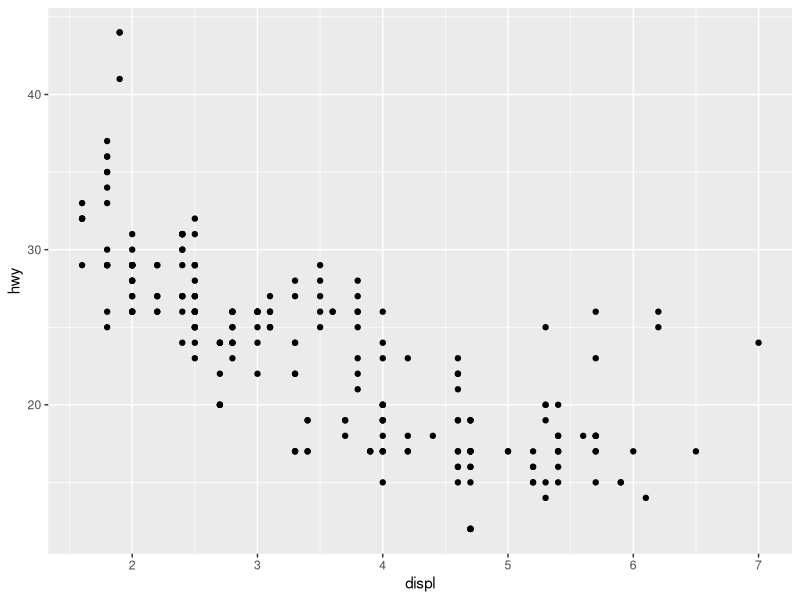
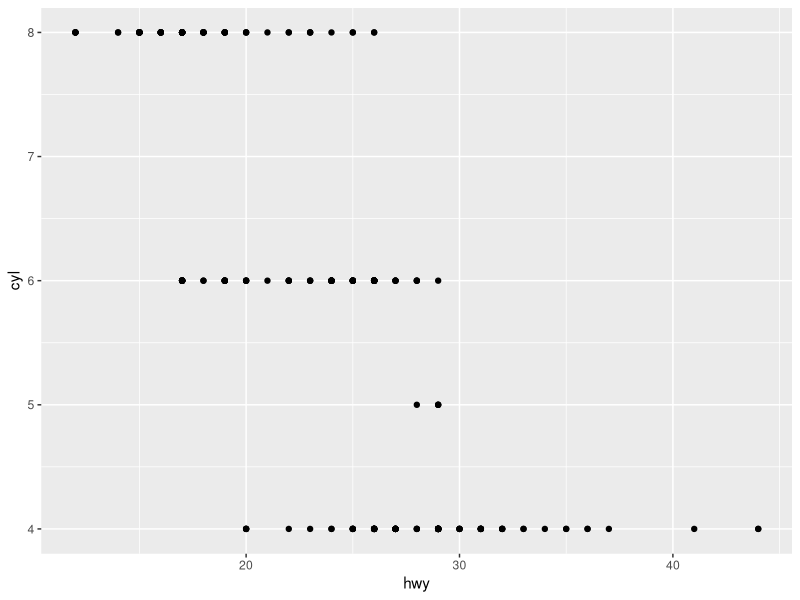
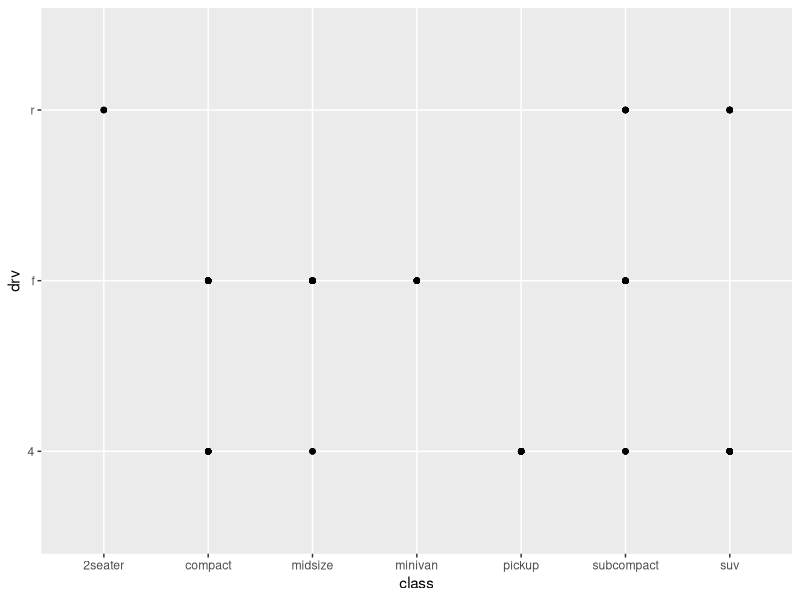
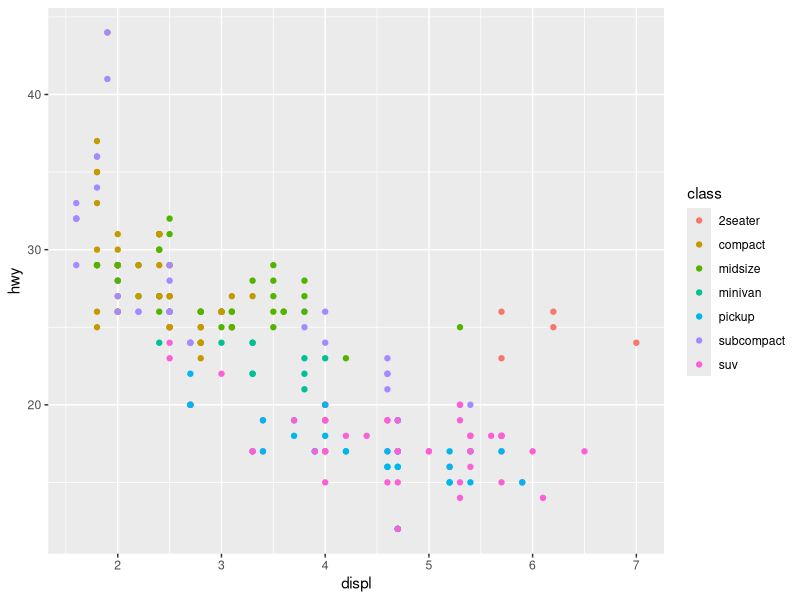
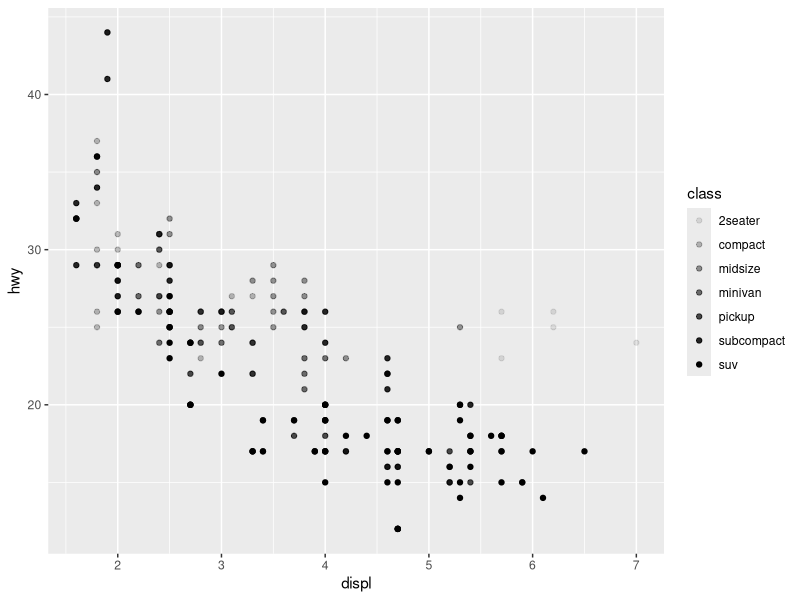
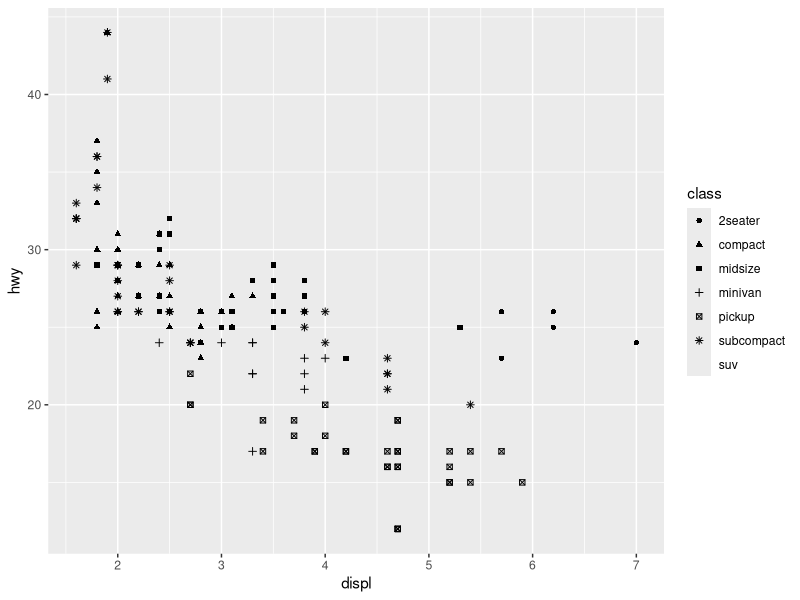
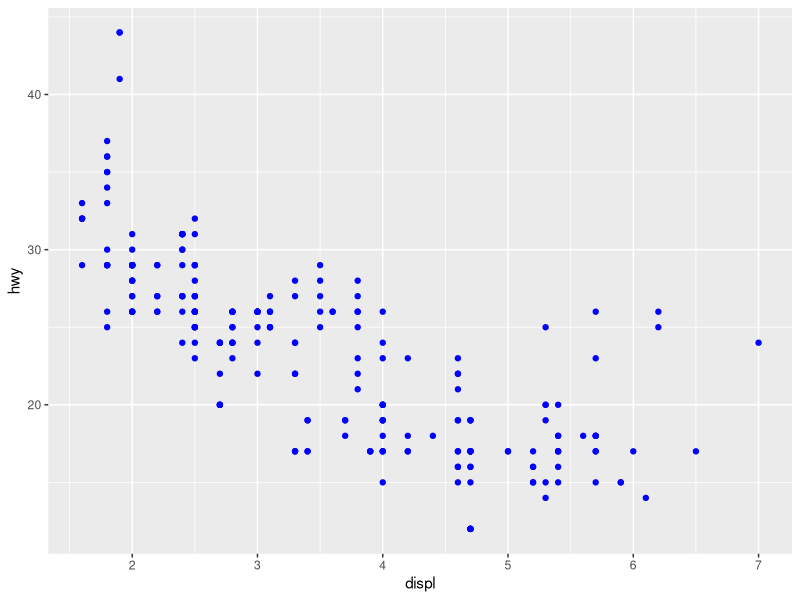
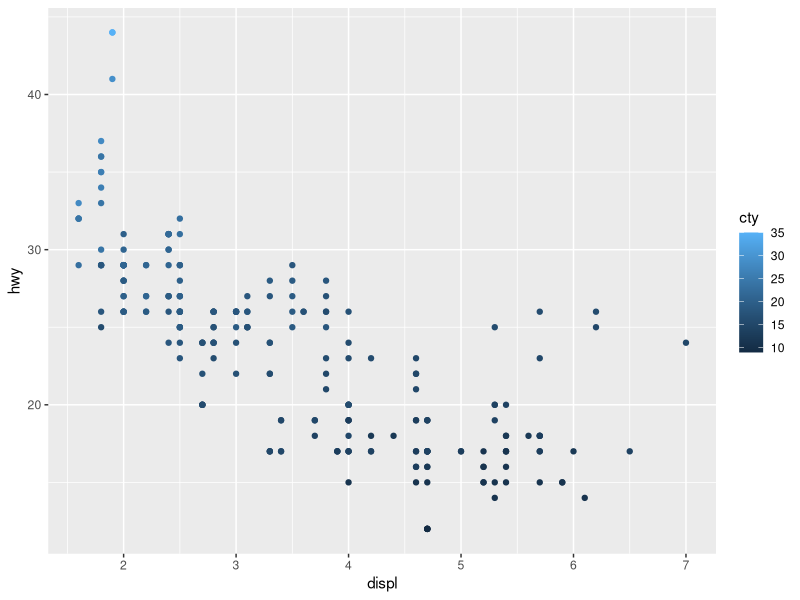

Reproduce these figures in R, in order.
## ---- chunk 1
knitr::opts_chunk$set(echo = TRUE)
library(tidyverse)
## ---- chunk 2
mpg

ggplot(data = mpg) +
  geom_point(mapping = aes(x = displ, y = hwy))

ggplot(data = mpg) +
  geom_point(mapping = aes(x = hwy, y = cyl))

ggplot(data = mpg) +
  geom_point(mapping = aes(x = class, y = drv))
## ---- chunk 3
# Adding a color aesthetic
ggplot(data = mpg) +
  geom_point(mapping = aes(x = displ, y = hwy, color = class))

# Adding an alpha aesthetic, which adjusts transparency
ggplot(data = mpg) +
  geom_point(mapping = aes(x = displ, y = hwy, alpha = class))

# Adding a shape aesthetic
ggplot(data = mpg) +
  geom_point(mapping = aes(x = displ, y = hwy, shape = class))

# Manually setting aesthetic properties
ggplot(data = mpg) +
  geom_point(mapping = aes(x = displ, y = hwy), color = "blue")

## ---- chunk 4
ggplot(data = mpg) +
  geom_point(mapping=aes(x = displ, y = hwy, color = cty))
## ---- chunk 5
ggplot(data = mpg) +
  geom_point(mapping=aes(x= displ, y = hwy, color = hwy))
## ---- chunk 6
ggplot(data = mpg, aes(x = displ, y = hwy)) +
  geom_point(shape = 21, color = "black", fill = "white", size = 5, stroke = 5)
## ---- chunk 7
ggplot(data = mpg) +
  geom_point(mapping=aes(color = displ < 5, x = hwy, y = cty))
## ---- chunk 8
ggplot(data = mpg) +
  geom_point(mapping = aes(x = displ, y = hwy)) +
  facet_wrap(~ class, nrow = 2)
## ---- chunk 9
ggplot(data = mpg) +
  geom_point(mapping = aes(x = displ, y = hwy)) +
  facet_grid(drv ~ cyl) # can't set a nrow here because the rows is determined by number of variables in 'cyl'
## ---- chunk 10
ggplot(data = mpg) +
  geom_point(mapping = aes(x = displ, y = hwy)) +
  facet_grid(. ~ cyl)
## ---- chunk 11
ggplot(data = mpg) +
  geom_point(mapping = aes(displ, hwy)) +
  facet_grid(~year)
## ---- chunk 12
ggplot(data = mpg) +
  geom_point(mapping = aes(drv, cyl))
## ---- chunk 13
ggplot(data = mpg) +
  geom_point(mapping=aes(displ, hwy)) +
  facet_grid(drv ~ .)

ggplot(data = mpg) +
  geom_point(mapping = aes(displ, hwy)) +
  facet_grid(cyl ~ .)
## ---- chunk 14
ggplot(data = mpg) + 
  geom_point(mapping = aes(x = displ, y = hwy)) + 
  facet_wrap(~ class, nrow = 2)
## ---- chunk 15
ggplot(data = mpg) +
  geom_point(mapping = aes(displ, hwy))

ggplot(data = mpg) + 
  geom_smooth(mapping = aes(displ, hwy))
## ---- chunk 16
ggplot(data = mpg) +
  geom_smooth(mapping = aes (displ, hwy, linetype = drv))
## ---- chunk 17
ggplot(data = mpg) +
  geom_point(mapping = aes(displ, hwy)) +
  geom_smooth(mapping = aes(displ, hwy))
